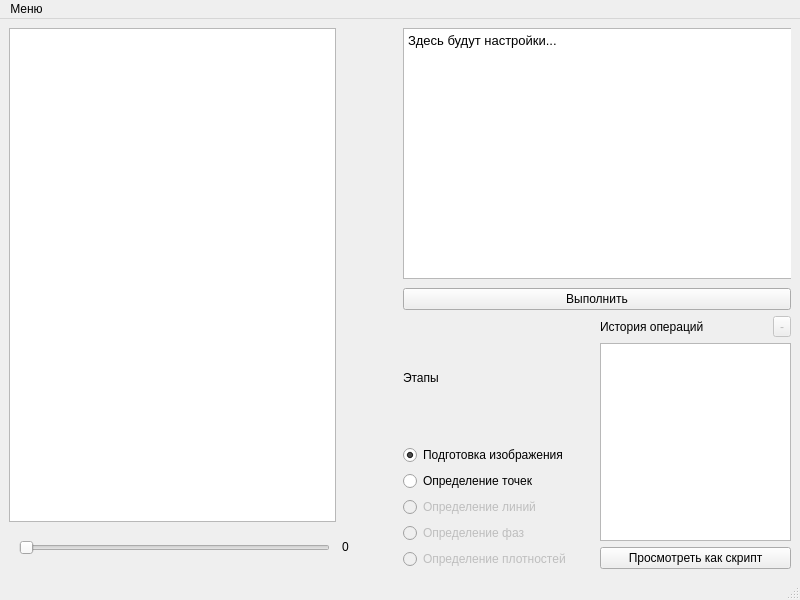
<?xml version="1.0" encoding="UTF-8"?>
<ui version="4.0">
 <class>MainWindow</class>
 <widget class="QMainWindow" name="MainWindow">
  <property name="geometry">
   <rect>
    <x>0</x>
    <y>0</y>
    <width>800</width>
    <height>600</height>
   </rect>
  </property>
  <property name="sizePolicy">
   <sizepolicy hsizetype="Fixed" vsizetype="Fixed">
    <horstretch>0</horstretch>
    <verstretch>0</verstretch>
   </sizepolicy>
  </property>
  <property name="windowTitle">
   <string>MainWindow</string>
  </property>
  <widget class="QWidget" name="centralwidget">
   <layout class="QHBoxLayout" name="horizontalLayout_2">
    <item>
     <layout class="QHBoxLayout" name="horizontalLayout" stretch="1,1">
      <item>
       <layout class="QGridLayout" name="gridLayout" rowstretch="12,1" columnstretch="6,1">
        <item row="1" column="0">
         <widget class="QWidget" name="widget_2" native="true">
          <widget class="QSlider" name="horizontalSlider">
           <property name="geometry">
            <rect>
             <x>10</x>
             <y>10</y>
             <width>311</width>
             <height>20</height>
            </rect>
           </property>
           <property name="orientation">
            <enum>Qt::Horizontal</enum>
           </property>
          </widget>
         </widget>
        </item>
        <item row="1" column="1">
         <widget class="QWidget" name="widget_4" native="true">
          <widget class="QLabel" name="label">
           <property name="geometry">
            <rect>
             <x>0</x>
             <y>10</y>
             <width>58</width>
             <height>18</height>
            </rect>
           </property>
           <property name="text">
            <string>0</string>
           </property>
          </widget>
         </widget>
        </item>
        <item row="0" column="0">
         <widget class="QGraphicsView" name="graphicsView"/>
        </item>
        <item row="0" column="1">
         <widget class="QWidget" name="widget" native="true"/>
        </item>
       </layout>
      </item>
      <item>
       <layout class="QVBoxLayout" name="verticalLayout_2" stretch="1,0,1">
        <item>
         <widget class="QWidget" name="widget_3" native="true">
          <widget class="QTextBrowser" name="textBrowser">
           <property name="geometry">
            <rect>
             <x>0</x>
             <y>0</y>
             <width>391</width>
             <height>251</height>
            </rect>
           </property>
           <property name="html">
            <string>&lt;!DOCTYPE HTML PUBLIC &quot;-//W3C//DTD HTML 4.0//EN&quot; &quot;http://www.w3.org/TR/REC-html40/strict.dtd&quot;&gt;
&lt;html&gt;&lt;head&gt;&lt;meta name=&quot;qrichtext&quot; content=&quot;1&quot; /&gt;&lt;style type=&quot;text/css&quot;&gt;
p, li { white-space: pre-wrap; }
&lt;/style&gt;&lt;/head&gt;&lt;body style=&quot; font-family:'Noto Sans'; font-size:10pt; font-weight:400; font-style:normal;&quot;&gt;
&lt;p style=&quot; margin-top:0px; margin-bottom:0px; margin-left:0px; margin-right:0px; -qt-block-indent:0; text-indent:0px;&quot;&gt;Здесь будут настройки...&lt;/p&gt;&lt;/body&gt;&lt;/html&gt;</string>
           </property>
          </widget>
         </widget>
        </item>
        <item>
         <widget class="QPushButton" name="pushButton">
          <property name="text">
           <string>Выполнить</string>
          </property>
         </widget>
        </item>
        <item>
         <layout class="QHBoxLayout" name="horizontalLayout_3" stretch="1,1">
          <item>
           <layout class="QVBoxLayout" name="verticalLayout_3">
            <item>
             <widget class="QLabel" name="label_2">
              <property name="text">
               <string>Этапы</string>
              </property>
             </widget>
            </item>
            <item>
             <widget class="QRadioButton" name="radioButton">
              <property name="text">
               <string>Подготовка изображения</string>
              </property>
              <property name="checked">
               <bool>true</bool>
              </property>
             </widget>
            </item>
            <item>
             <widget class="QRadioButton" name="radioButton_2">
              <property name="text">
               <string>Определение точек</string>
              </property>
             </widget>
            </item>
            <item>
             <widget class="QRadioButton" name="radioButton_3">
              <property name="enabled">
               <bool>false</bool>
              </property>
              <property name="text">
               <string>Определение линий</string>
              </property>
             </widget>
            </item>
            <item>
             <widget class="QRadioButton" name="radioButton_4">
              <property name="enabled">
               <bool>false</bool>
              </property>
              <property name="text">
               <string>Определение фаз</string>
              </property>
             </widget>
            </item>
            <item>
             <widget class="QRadioButton" name="radioButton_5">
              <property name="enabled">
               <bool>false</bool>
              </property>
              <property name="text">
               <string>Определение плотностей</string>
              </property>
             </widget>
            </item>
           </layout>
          </item>
          <item>
           <layout class="QVBoxLayout" name="verticalLayout_4">
            <item>
             <layout class="QHBoxLayout" name="horizontalLayout_5" stretch="8,0">
              <item>
               <widget class="QLabel" name="label_3">
                <property name="text">
                 <string>История операций</string>
                </property>
               </widget>
              </item>
              <item>
               <widget class="QToolButton" name="toolButton">
                <property name="enabled">
                 <bool>false</bool>
                </property>
                <property name="text">
                 <string>-</string>
                </property>
               </widget>
              </item>
             </layout>
            </item>
            <item>
             <widget class="QListView" name="listView"/>
            </item>
            <item>
             <widget class="QPushButton" name="pushButton_2">
              <property name="text">
               <string>Просмотреть как скрипт</string>
              </property>
             </widget>
            </item>
           </layout>
          </item>
         </layout>
        </item>
       </layout>
      </item>
     </layout>
    </item>
   </layout>
  </widget>
  <widget class="QMenuBar" name="menubar">
   <property name="geometry">
    <rect>
     <x>0</x>
     <y>0</y>
     <width>800</width>
     <height>30</height>
    </rect>
   </property>
   <widget class="QMenu" name="menu">
    <property name="title">
     <string>Меню</string>
    </property>
   </widget>
   <addaction name="menu"/>
  </widget>
  <widget class="QStatusBar" name="statusbar"/>
 </widget>
 <resources/>
 <connections/>
</ui>
